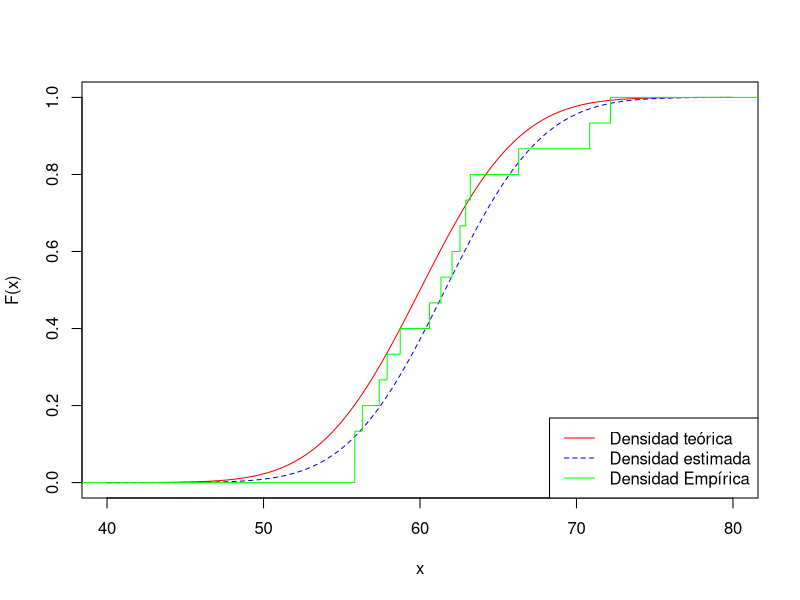
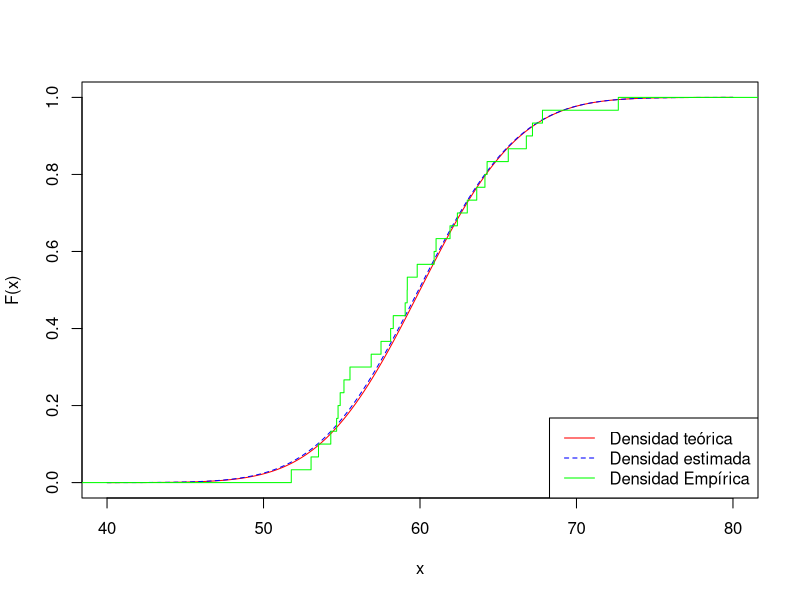
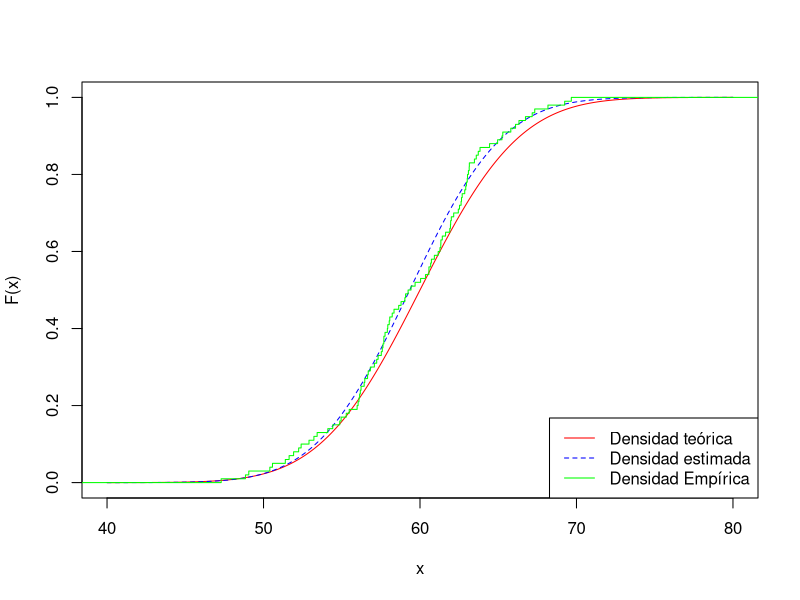

The R source for these figures, in order:
## @knitr estimadores
est1 <- function(x) {
    mean(x)
}

est2 <- function(x) {
    n <- length(x)
    sum((x - mean(x))^2) / n
}

est3 <- function(x) {
    n <- length(x)
    -0.5 + sqrt(.25 + sum(x^2) / n)
}

estMu <- function(x) {
    mean(x)
}

estSigma <- function(x) {
    n <- length(x)
    sqrt(sum((x - mean(x))^2) / n)
}

## @knitr ej2
set.seed(25082023)
lambda <- 3
n1 <- 10
n2 <- 20
n3 <- 40
n4 <- 80
n5 <- 200

x1 <- rpois(n1, lambda)
x2 <- rpois(n2, lambda)
x3 <- rpois(n3, lambda)
x4 <- rpois(n4, lambda)
x5 <- rpois(n5, lambda)

e11 <- est1(x1)
e12 <- est2(x1)
e13 <- est3(x1)
e21 <- est1(x2)
e22 <- est2(x2)
e23 <- est3(x2)
e31 <- est1(x3)
e32 <- est2(x3)
e33 <- est3(x3)
e41 <- est1(x4)
e42 <- est2(x4)
e43 <- est3(x4)
e51 <- est1(x5)
e52 <- est2(x5)
e53 <- est3(x5)

print("  n |  est1,  est2,  est3")
print(sprintf("%3i | %1.3f, %1.3f, %1.3f",n1,e11,e12,e13))
print(sprintf("%3i | %1.3f, %1.3f, %1.3f",n2,e21,e22,e23))
print(sprintf("%3i | %1.3f, %1.3f, %1.3f",n3,e31,e32,e33))
print(sprintf("%3i | %1.3f, %1.3f, %1.3f",n4,e41,e42,e43))
print(sprintf("%3i | %1.3f, %1.3f, %1.3f",n5,e51,e52,e53))


## @knitr ej3dfn
n1 <- 15
x1 <- rnorm(n1, mean = 60, sd = 5)
n2 <- 30
x2 <- rnorm(n2, mean = 60, sd = 5)
n3 <- 100
x3 <- rnorm(n3, mean = 60, sd = 5)
x <- seq(40, 80, length = 500)
k1 <- 1:n1 / (n1)
k2 <- 1:n2 / (n2)
k3 <- 1:n3 / (n3)

## @knitr ej3a
mu1 <- estMu(x1)
sigma1 <- estSigma(x1)

## @knitr ej3b
plot(x,pnorm(x,mean = 60, sd = 5),type="l",col="red",xlab = "x", ylab = "F(x)")
lines(x,pnorm(x,mean = mu1, sd = sigma1),lty = 2, col = "blue")
lines(c(0,sort(x1),100),c(0,k1,1),col = "green",type = "s")
legend("bottomright",legend = c("Densidad teórica", "Densidad estimada", "Densidad Empírica"),col = c("red","blue", "green"),lty = c(1,2,1))

## @knitr ej3c
mu2 <- estMu(x2)
sigma2 <- estSigma(x2)
mu3 <- estMu(x3)
sigma3 <- estSigma(x3)

## @knitr ej3c1
plot(x,pnorm(x,mean = 60, sd = 5),type="l",col="red",xlab = "x", ylab = "F(x)")
lines(x,pnorm(x,mean = mu2, sd = sigma2),lty = 2, col = "blue")
lines(c(0,sort(x2),100),c(0,k2,1),col = "green",type = "s")
legend("bottomright",legend = c("Densidad teórica", "Densidad estimada", "Densidad Empírica"),col = c("red","blue", "green"),lty = c(1,2,1))

## @knitr ej3c2
plot(x,pnorm(x,mean = 60, sd = 5),type="l",col="red",xlab = "x", ylab = "F(x)")
lines(x,pnorm(x,mean = mu3, sd = sigma3),lty = 2, col = "blue")
lines(c(0,sort(x3),100),c(0,k3,1),col = "green",type = "s")
legend("bottomright",legend = c("Densidad teórica", "Densidad estimada", "Densidad Empírica"),col = c("red","blue", "green"),lty = c(1,2,1))